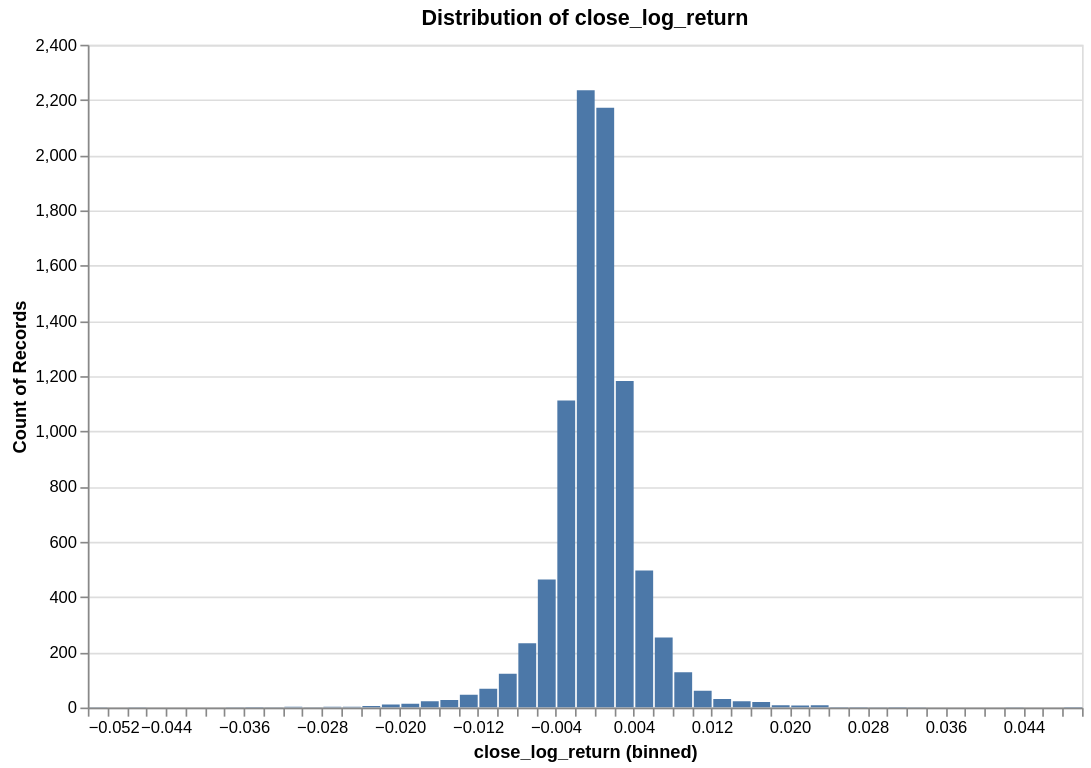

This figure's notebook cell:
### Code cell
research.plot_distribution(ts, target, no_bins=100)

### Figure 1 — Vega specification as saved in the notebook (floating-point values rounded to 4 significant figures)
{"$schema": "https://vega.github.io/schema/vega/v6.json", "data": [{"name": "param_f268f798f41c853e_store"}, {"name": "source_0", "values": [{"__count": 2235, "bin_maxbins_100_close_log_return": -0.002, "bin_maxbins_100_close_log_return_end": -1.735e-18}, {"__count": 1112, "bin_maxbins_100_close_log_return": -0.004, "bin_maxbins_100_close_log_return_end": -0.002}, {"__count": 2172, "bin_maxbins_100_close_log_return": 0.0, "bin_maxbins_100_close_log_return_end": 0.002}, {"__count": 1182, "bin_maxbins_100_close_log_return": 0.002, "bin_maxbins_100_close_log_return_end": 0.004}, {"__count": 496, "bin_maxbins_100_close_log_return": 0.004, "bin_maxbins_100_close_log_return_end": 0.006}, {"__count": 254, "bin_maxbins_100_close_log_return": 0.006, "bin_maxbins_100_close_log_return_end": 0.008}, {"__count": 464, "bin_maxbins_100_close_log_return": -0.006, "bin_maxbins_100_close_log_return_end": -0.004}, {"__count": 128, "bin_maxbins_100_close_log_return": 0.008, "bin_maxbins_100_close_log_return_end": 0.01}, {"__count": 122, "bin_maxbins_100_close_log_return": -0.01, "bin_maxbins_100_close_log_return_end": -0.008}, {"__count": 31, "bin_maxbins_100_close_log_return": 0.012, "bin_maxbins_100_close_log_return_end": 0.014}, {"__count": 233, "bin_maxbins_100_close_log_return": -0.008, "bin_maxbins_100_close_log_return_end": -0.006}, {"__count": 11, "bin_maxbins_100_close_log_return": -0.022, "bin_maxbins_100_close_log_return_end": -0.02}, {"__count": 46, "bin_maxbins_100_close_log_return": -0.014, "bin_maxbins_100_close_log_return_end": -0.012}, {"__count": 27, "bin_maxbins_100_close_log_return": -0.016, "bin_maxbins_100_close_log_return_end": -0.014}, {"__count": 23, "bin_maxbins_100_close_log_return": 0.014, "bin_maxbins_100_close_log_return_end": 0.016}, {"__count": 23, "bin_maxbins_100_close_log_return": -0.018, "bin_maxbins_100_close_log_return_end": -0.016}, {"__count": 8, "bin_maxbins_100_close_log_return": 0.022, "bin_maxbins_100_close_log_return_end": 0.024}, {"__count": 68, "bin_maxbins_100_close_log_return": -0.012, "bin_maxbins_100_close_log_return_end": -0.01}, {"__count": 20, "bin_maxbins_100_close_log_return": 0.016, "bin_maxbins_100_close_log_return_end": 0.018}, {"__count": 7, "bin_maxbins_100_close_log_return": 0.02, "bin_maxbins_100_close_log_return_end": 0.022}, {"__count": 61, "bin_maxbins_100_close_log_return": 0.01, "bin_maxbins_100_close_log_return_end": 0.012}, {"__count": 3, "bin_maxbins_100_close_log_return": -0.026, "bin_maxbins_100_close_log_return_end": -0.024}, {"__count": 2, "bin_maxbins_100_close_log_return": 0.048, "bin_maxbins_100_close_log_return_end": 0.05}, {"__count": 3, "bin_maxbins_100_close_log_return": -0.028, "bin_maxbins_100_close_log_return_end": -0.026}, {"__count": 2, "bin_maxbins_100_close_log_return": -0.036, "bin_maxbins_100_close_log_return_end": -0.034}, {"__count": 2, "bin_maxbins_100_close_log_return": 0.024, "bin_maxbins_100_close_log_return_end": 0.026}, {"__count": 8, "bin_maxbins_100_close_log_return": 0.018, "bin_maxbins_100_close_log_return_end": 0.02}, {"__count": 14, "bin_maxbins_100_close_log_return": -0.02, "bin_maxbins_100_close_log_return_end": -0.018}, {"__count": 1, "bin_maxbins_100_close_log_return": -0.034, "bin_maxbins_100_close_log_return_end": -0.032}, {"__count": 3, "bin_maxbins_100_close_log_return": -0.032, "bin_maxbins_100_close_log_return_end": -0.03}, {"__count": 2, "bin_maxbins_100_close_log_return": 0.026, "bin_maxbins_100_close_log_return_end": 0.028}, {"__count": 1, "bin_maxbins_100_close_log_return": 0.042, "bin_maxbins_100_close_log_return_end": 0.044}, {"__count": 2, "bin_maxbins_100_close_log_return": 0.03, "bin_maxbins_100_close_log_return_end": 0.032}, {"__count": 1, "bin_maxbins_100_close_log_return": -0.048, "bin_maxbins_100_close_log_return_end": -0.046}, {"__count": 1, "bin_maxbins_100_close_log_return": -0.052, "bin_maxbins_100_close_log_return_end": -0.05}, {"__count": 6, "bin_maxbins_100_close_log_return": -0.024, "bin_maxbins_100_close_log_return_end": -0.022}, {"__count": 1, "bin_maxbins_100_close_log_return": -0.03, "bin_maxbins_100_close_log_return_end": -0.028}, {"__count": 1, "bin_maxbins_100_close_log_return": 0.028, "bin_maxbins_100_close_log_return_end": 0.03}, {"__count": 1, "bin_maxbins_100_close_log_return": 0.032, "bin_maxbins_100_close_log_return_end": 0.034}, {"__count": 1, "bin_maxbins_100_close_log_return": -0.038, "bin_maxbins_100_close_log_return_end": -0.036}]}, {"name": "source_0_y_domain___count", "values": [{"min": 1, "max": 2235}]}], "signals": [{"name": "bin_maxbins_100_close_log_return_bins", "value": {"fields": ["close_log_return"], "fname": "bin_close_log_return", "start": -0.052, "step": 0.002, "stop": 0.05}}, {"name": "unit", "value": {}, "on": [{"events": "pointermove", "update": "isTuple(group()) ? group() : unit"}]}, {"name": "param_f268f798f41c853e", "update": "vlSelectionResolve(\"param_f268f798f41c853e_store\", \"union\")"}, {"name": "param_f268f798f41c853e_close_log_return", "on": [{"events": [{"source": "view", "type": "dblclick"}], "update": "null"}, {"events": {"signal": "param_f268f798f41c853e_translate_delta"}, "update": "panLinear(param_f268f798f41c853e_translate_anchor.extent_x, -param_f268f798f41c853e_translate_delta.x / width)"}, {"events": {"signal": "param_f268f798f41c853e_zoom_delta"}, "update": "zoomLinear(domain(\"x\"), param_f268f798f41c853e_zoom_anchor.x, param_f268f798f41c853e_zoom_delta)"}]}, {"name": "param_f268f798f41c853e_tuple", "on": [{"events": [{"signal": "param_f268f798f41c853e_close_log_return"}], "update": "param_f268f798f41c853e_close_log_return ? {unit: \"\", fields: param_f268f798f41c853e_tuple_fields, values: [param_f268f798f41c853e_close_log_return]} : null"}]}, {"name": "param_f268f798f41c853e_tuple_fields", "value": [{"field": "close_log_return", "channel": "x", "type": "R"}]}, {"name": "param_f268f798f41c853e_translate_anchor", "value": {}, "on": [{"events": [{"source": "scope", "type": "pointerdown"}], "update": "{x: x(unit), y: y(unit), extent_x: domain(\"x\")}"}]}, {"name": "param_f268f798f41c853e_translate_delta", "value": {}, "on": [{"events": [{"source": "window", "between": [{"source": "scope", "type": "pointerdown"}, {"source": "window", "type": "pointerup"}], "consume": true, "type": "pointermove"}], "update": "{x: param_f268f798f41c853e_translate_anchor.x - x(unit), y: param_f268f798f41c853e_translate_anchor.y - y(unit)}"}]}, {"name": "param_f268f798f41c853e_zoom_anchor", "on": [{"events": [{"source": "scope", "consume": true, "type": "wheel"}], "update": "{x: invert(\"x\", x(unit)), y: invert(\"y\", y(unit))}"}]}, {"name": "param_f268f798f41c853e_zoom_delta", "on": [{"events": [{"source": "scope", "type": "wheel", "consume": true}], "update": "pow(1.001, event.deltaY * pow(16, event.deltaMode))", "force": true}]}, {"name": "param_f268f798f41c853e_modify", "on": [{"events": {"signal": "param_f268f798f41c853e_tuple"}, "update": "modify(\"param_f268f798f41c853e_store\", param_f268f798f41c853e_tuple, true)"}]}], "marks": [{"type": "rect", "name": "marks", "from": {"data": "source_0"}, "encode": {"update": {"fill": {"value": "#4c78a8"}, "x2": {"field": "bin_maxbins_100_close_log_return", "scale": "x", "offset": {"signal": "0.5 + (abs(scale(\"x\", datum[\"bin_maxbins_100_close_log_return_end\"]) - scale(\"x\", datum[\"bin_maxbins_100_close_log_return\"])) < 0.25 ? -0.5 * (0.25 - (abs(scale(\"x\", datum[\"bin_maxbins_100_close_log_return_end\"]) - scale(\"x\", datum[\"bin_maxbins_100_close_log_return\"])))) : 0.5)"}}, "x": {"field": "bin_maxbins_100_close_log_return_end", "scale": "x", "offset": {"signal": "0.5 + (abs(scale(\"x\", datum[\"bin_maxbins_100_close_log_return_end\"]) - scale(\"x\", datum[\"bin_maxbins_100_close_log_return\"])) < 0.25 ? 0.5 * (0.25 - (abs(scale(\"x\", datum[\"bin_maxbins_100_close_log_return_end\"]) - scale(\"x\", datum[\"bin_maxbins_100_close_log_return\"])))) : -0.5)"}}, "y": {"field": "__count", "scale": "y"}, "y2": {"value": 0, "scale": "y"}}}, "interactive": true, "clip": true, "style": ["bar"]}], "scales": [{"name": "x", "type": "linear", "domain": {"signal": "[bin_maxbins_100_close_log_return_bins.start, bin_maxbins_100_close_log_return_bins.stop]"}, "range": [0, {"signal": "width"}], "bins": {"signal": "bin_maxbins_100_close_log_return_bins"}, "domainRaw": {"signal": "param_f268f798f41c853e[\"close_log_return\"]"}, "zero": false}, {"name": "y", "type": "linear", "domain": [{"signal": "(data(\"source_0_y_domain___count\")[0] || {}).min"}, {"signal": "(data(\"source_0_y_domain___count\")[0] || {}).max"}], "range": [{"signal": "height"}, 0], "zero": true, "nice": true}], "axes": [{"scale": "y", "tickCount": {"signal": "ceil(height/40)"}, "domain": false, "orient": "left", "gridScale": "x", "maxExtent": 0, "ticks": false, "minExtent": 0, "aria": false, "labels": false, "grid": true, "zindex": 0}, {"scale": "x", "zindex": 0, "tickCount": {"signal": "ceil(width/10)"}, "grid": false, "labelOverlap": true, "labelFlush": true, "title": "close_log_return (binned)", "orient": "bottom"}, {"scale": "y", "orient": "left", "labelOverlap": true, "grid": false, "tickCount": {"signal": "ceil(height/40)"}, "zindex": 0, "title": "Count of Records"}], "title": {"text": "Distribution of close_log_return", "frame": "group"}, "height": 400, "background": "white", "padding": 5, "width": 600, "style": "cell"}
